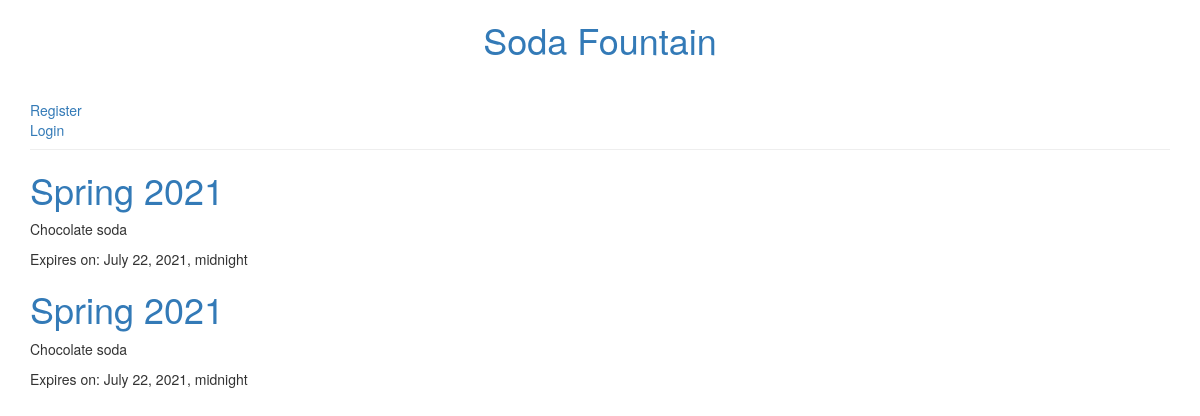
Before: / with the older database file.
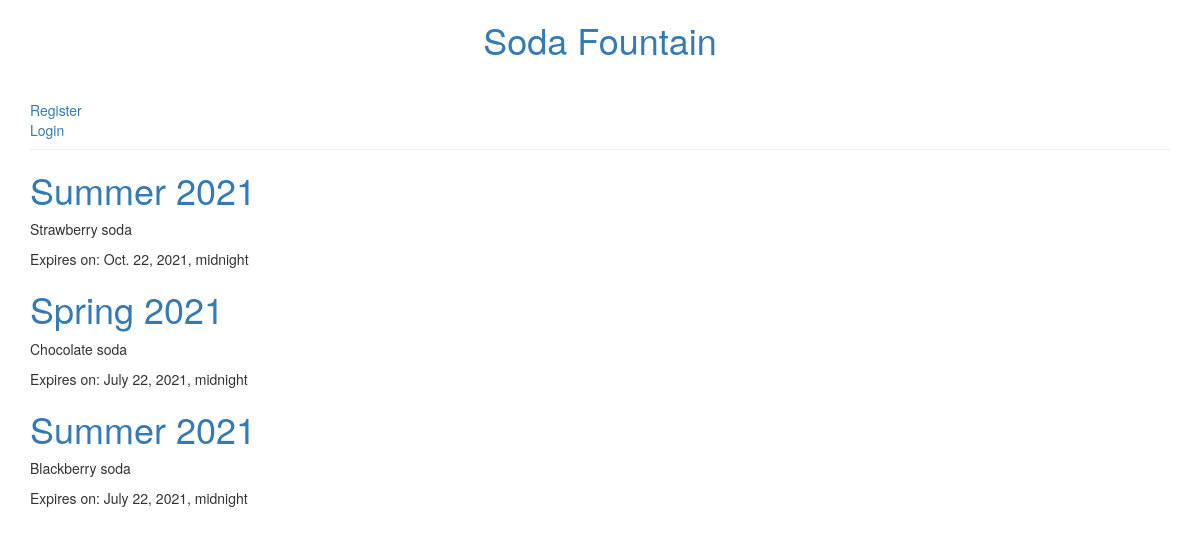
After: the same page with the newer database file.
### menu/models.py (models this page shows, shortened)
class Menu(models.Model):
    season = models.CharField(max_length=20)
    items = models.ManyToManyField('Item', related_name='items')
    creator = models.ForeignKey(User, on_delete=models.DO_NOTHING)
    created_date = models.DateTimeField(
            default=timezone.now)
    expiration_date = models.DateTimeField(
            blank=True, null=True)

class Item(models.Model):
    name = models.CharField(max_length=200)
    description = models.TextField()
    chef = models.ForeignKey('auth.User', on_delete=models.CASCADE)
    created_date = models.DateTimeField(
            default=timezone.now)
    standard = models.BooleanField(default=False)
    ingredients = models.ManyToManyField('Ingredient')
    def __str__(self):
        return self.name

### menu/views.py (the view)
# urls.py: path('', views.current_menu_list, name='current_menu_list'),
def current_menu_list(request):
    menus = models.Menu.objects.filter(
        expiration_date__gte=timezone.now()
    ).order_by('-expiration_date')
    return render(request,
                  'menu/current_menus.html',
                  {'menus': menus})

### menu/templates/menu/current_menus.html (shortened to what this page needs)
{% extends 'layout.html' %}
{% block content %}
  <div class="post">
      {% for menu in menus %}
          <h1>
              <a href="{% url 'menu_detail' pk=menu.pk %}">{{ menu.season }}</a>
          </h1>
          <p>{{ menu.items.all|join:", "}}</p>
          {% if menu.expiration_date %}
              <div class="date">
                  Expires on: {{ menu.expiration_date }}
              </div>
          {% endif %}
      {% endfor %}
  </div>
{% endblock %}

### templates/layout.html (shortened to what this page needs)
{% load static %}
<!doctype html>
<html>
    <head>
        <link rel="stylesheet" href="//maxcdn.bootstrapcdn.com/bootstrap/3.2.0/css/bootstrap.min.css">
        <link rel="stylesheet" href="//maxcdn.bootstrapcdn.com/bootstrap/3.2.0/css/bootstrap-theme.min.css">
    </head>
    <nav class="container">
      <h1 class="text-center"><a href="/">Soda Fountain</a></h1>
      <ul class="nav nav-pills page-header">
        {% if not user.is_authenticated %}
          <a href="{% url 'register' %}" class="top-menu"><li></li>Register</a>
          <a href="{% url 'login' %}" class="top-menu"><li></li>Login</a>
        {% else %}
          <a href="{% url 'logout' %}" class="top-menu"><li role="presentation"></li>Log Out</a>
          <a href="{% url 'create_menu' %}" class="top-menu"><li role="presentation" class="glyphicon glyphicon-plus"></li> Add New Menu</a>
        {% endif %}
      </ul>
    </nav>
    <body>
        <div class="content container">
            <div class="row">
                <div class="col-md-8">
                  {% block content %}{% endblock %}
                </div>
            </div>
        </div>
    </body>
</html>

Changed rows visible on the page:
changed Menu: season "Spring 2021" → "Summer 2021"; items.all "Chocolate soda" → "Strawberry soda"; expiration_date "July 22, 2021, midnight" → "Oct. 22, 2021, midnight"
added Menu: season "Summer 2021", items.all "Blackberry soda", expiration_date "July 22, 2021, midnight"
